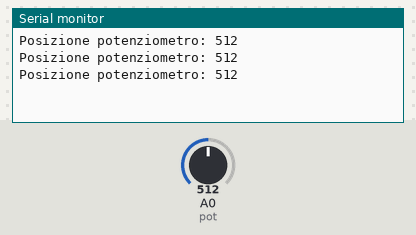
Recording of a sketch running on a simulated Arduino Uno, built with avr-gcc and run on an emulated ATmega328P. Parts: the last lines printed to the serial monitor. The test bench sets the inputs (shaded band); at power-on: A0 (pot) = 512.

Above: at 1.3 s.
1.4 s: A0 (pot) set to 716
At 1.9 s:
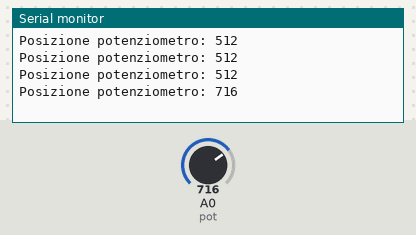
2.9 s: A0 (pot) set to 900
At 3.4 s:
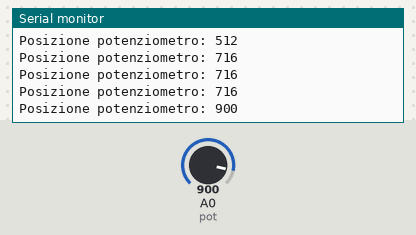
Timing chart, 0 to 5.9 s (numbered marks = the images above; inputs shaded):
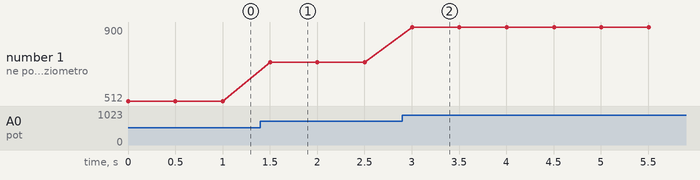

Measured:
- after the input at 1.4 s, the serial monitor: prints a new line after 0.10 s (image 1)
- after the input at 2.9 s, the serial monitor: prints a new line after 0.10 s (image 2)
- plotted number 1: 512 → 716 after the input at 1.4 s, 716 → 900 after the input at 2.9 s

The sketch:

sketch_4b.ino
```cpp
/*
	Leggere continuamente il valore di un potenziometro sul terminale seriale.
 */

const int pot = A0;		// il pin dove è connesso il potenziometro

void setup ()
{
	Serial.begin(9600);		// inizializza a velocità 9600
	pinMode(pot, INPUT);	// impostiamo come input
}

void loop ()
{
	int val = analogRead(pot);						// leggiamo e dividiamo
	Serial.print("Posizione potenziometro: ");
	Serial.println(val);							// scriviamo e andiamo a capo
	delay(500);										// aspettiamo un po’
}
```
